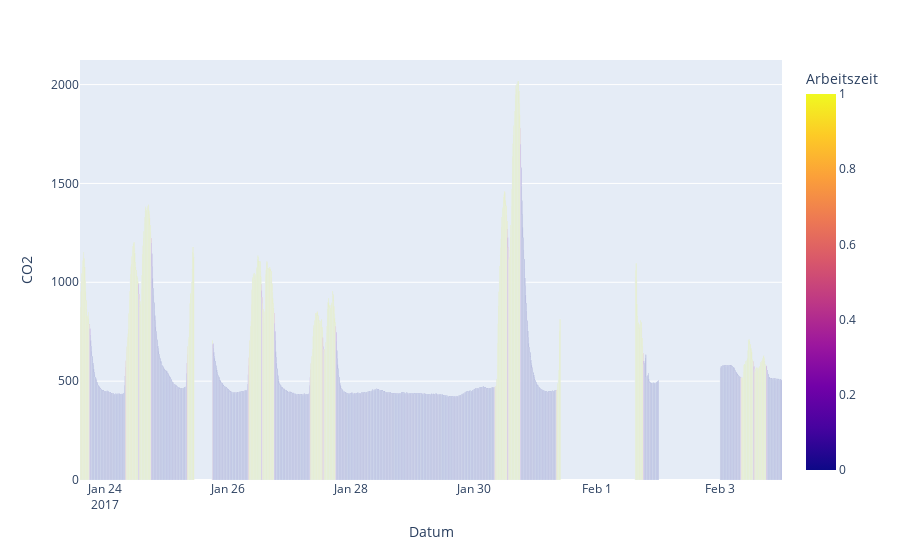

Here is the notebook cell this chart was saved with:
### Code cell
px.bar(df.resample("10min").mean(),y="CO2",color="Arbeitszeit")

### Figure 1 — Plotly figure (JSON) as saved in the notebook; plotly's stock layout.template omitted (floating-point values rounded to 4 significant figures; data arrays with more than 128 entries replaced by an {"elided": "..."} marker saying what was removed)
{"data": [{"alignmentgroup": "True", "hovertemplate": "Datum=%{x}<br>CO2=%{y}<br>Arbeitszeit=%{marker.color}<extra></extra>", "legendgroup": "", "marker": {"color": {"elided": "1643 float values"}, "coloraxis": "coloraxis", "pattern": {"shape": ""}}, "name": "", "offsetgroup": "", "orientation": "v", "showlegend": false, "textposition": "auto", "type": "bar", "x": {"elided": "1643 str values"}, "xaxis": "x", "y": {"elided": "1643 float values"}, "yaxis": "y"}], "layout": {"barmode": "relative", "coloraxis": {"colorbar": {"title": {"text": "Arbeitszeit"}}, "colorscale": [[0, "#0d0887"], [0.1111, "#46039f"], [0.2222, "#7201a8"], [0.3333, "#9c179e"], [0.4444, "#bd3786"], [0.5556, "#d8576b"], [0.6667, "#ed7953"], [0.7778, "#fb9f3a"], [0.8889, "#fdca26"], [1, "#f0f921"]]}, "legend": {"tracegroupgap": 0}, "margin": {"t": 60}, "xaxis": {"anchor": "y", "domain": [0, 1], "title": {"text": "Datum"}}, "yaxis": {"anchor": "x", "domain": [0, 1], "title": {"text": "CO2"}}}}
